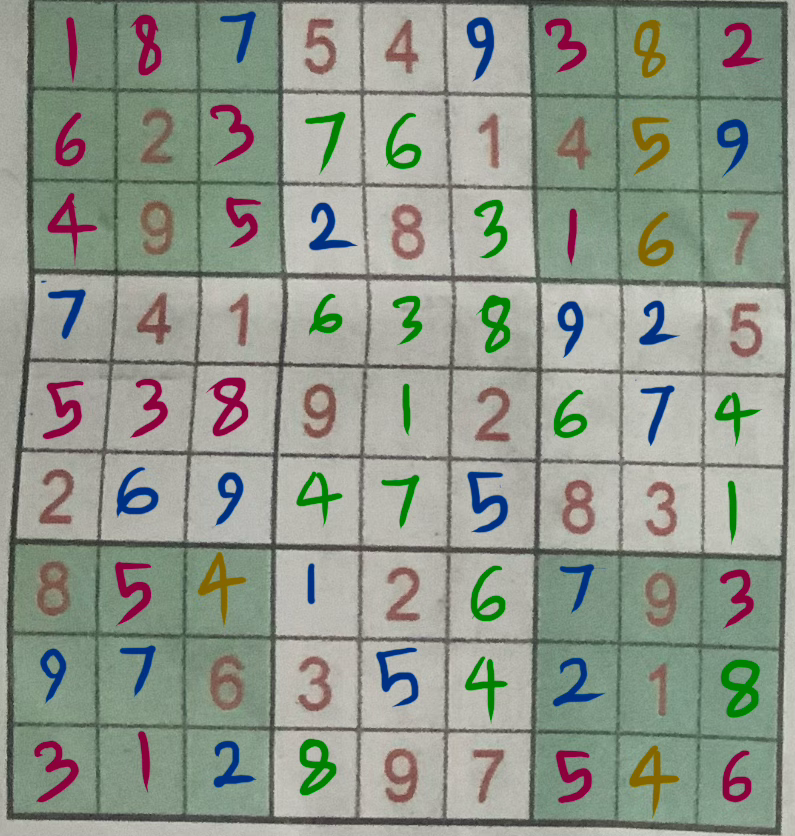
#> input picture sudoku/1.png, 795 x 836 px
$ jupyter execute --allow-errors tesseract-sudoku-verifier.ipynb
#> lines starting #> are read from the running program, lines starting #| are printed output that depends on the picture; after the words box and inside, x2 and y2 are one past the last pixel; in counts of white or black regions, pixels touching at a corner belong together
[cell 1]
import cv2
import pytesseract
import numpy as np
from matplotlib import pyplot as plt
from PIL import Image
import matplotlib.patches as patches

# Set Tesseract path if not in system PATH
pytesseract.pytesseract.tesseract_cmd = r"C:\Program Files\Tesseract-OCR\tesseract.exe"

[cell 2]
image_path = "sudoku/1.png"
actual_grid = [
    [1, 8, 7, 5, 4, 9, 3, 8, 2],
    [6, 2, 3, 7, 6, 1, 4, 5, 9],
    [4, 9, 5, 2, 8, 3, 1, 6, 7],
    [7, 4, 1, 6, 3, 8, 9, 2, 5],
    [5, 3, 8, 9, 1, 2, 6, 7, 4],
    [2, 6, 9, 4, 7, 5, 8, 3, 1],
    [8, 5, 4, 1, 2, 6, 7, 9, 3],
    [9, 7, 6, 3, 5, 4, 2, 1, 8],
    [3, 1, 2, 8, 9, 7, 5, 4, 6],
]

[cell 3]
# Load the Sudoku image
image = cv2.imread(image_path, cv2.IMREAD_GRAYSCALE)
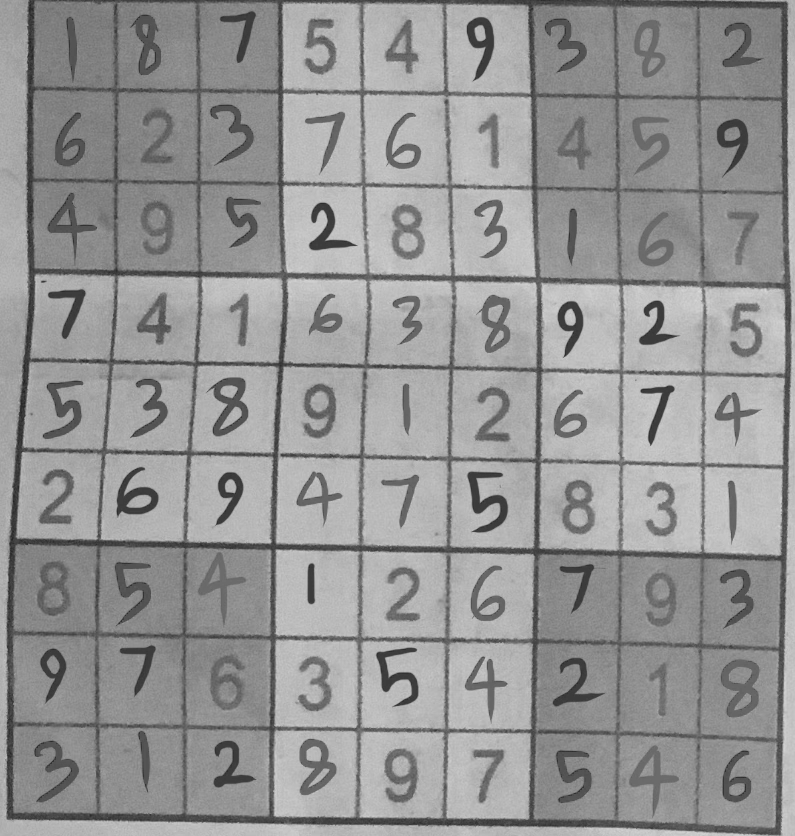
#> image: shape (836, 795); min 34, max 216, mean 148.5

# Apply preprocessing (Thresholding)
_, thresh = cv2.threshold(image, 150, 255, cv2.THRESH_BINARY_INV)
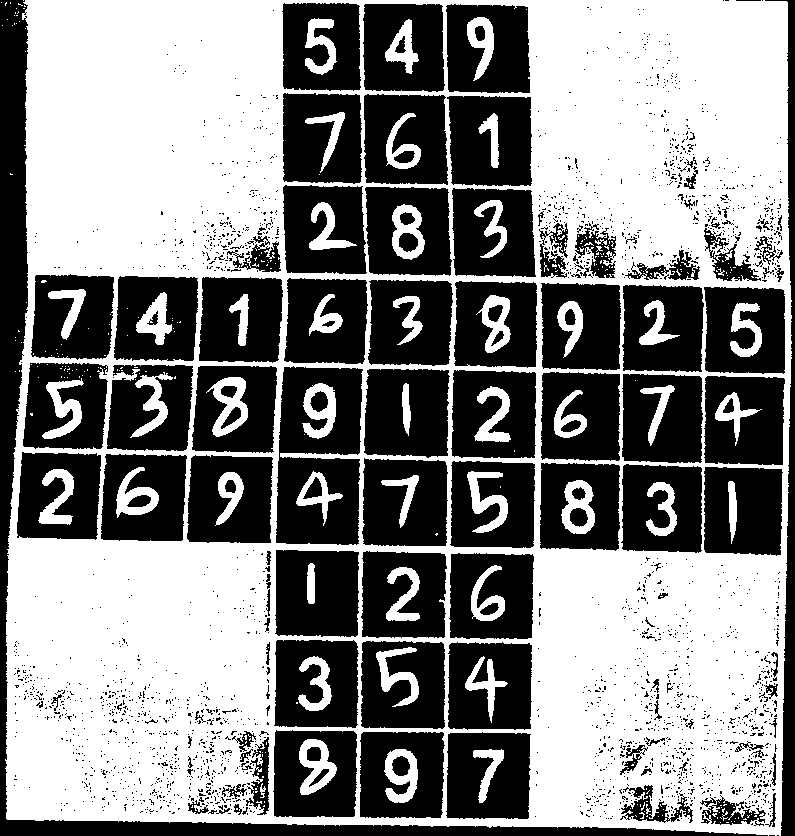
#> thresh: shape (836, 795); 52.2% white; 2310 black regions (2173 under 20 px)

# Find contours to detect grid
contours, _ = cv2.findContours(thresh, cv2.RETR_EXTERNAL, cv2.CHAIN_APPROX_SIMPLE)
#> contours = 29 contours, 28 with area under 20; largest, box (x1, y1, x2, y2) and area: (5, 0, 792, 836) 634364

# Sort contours by area and select the largest (assuming it's the grid)
contours = sorted(contours, key=cv2.contourArea, reverse=True)

# Set default width and height (in case grid detection fails)
width, height = 450, 450

# Get bounding box of the grid
sudoku_grid = None
for contour in contours:
    approx = cv2.approxPolyDP(contour, 0.02 * cv2.arcLength(contour, True), True)
    if len(approx) == 4:  # Looking for a quadrilateral (Sudoku Grid)
        sudoku_grid = approx
        break
#> this loop made 1 pass
#> sudoku_grid on pass 1: [[25, 0], [6, 818], [780, 835], [787, 2]]

# Warp perspective if necessary (To get a straight grid)
if sudoku_grid is not None:
    pts = np.array([sudoku_grid[i][0] for i in range(4)], dtype="float32")
#> pts = [[25, 0], [6, 818], [780, 835], [787, 2]]

    # Sort the points in the correct order
    def order_points(pts):
        rect = np.zeros((4, 2), dtype="float32")
        s = pts.sum(axis=1)  # Sum of x and y coordinates
#> s = [25, 824, 1615, 789]
        diff = np.diff(pts, axis=1)  # Difference (y - x)
#> diff = [-25, 812, 55, -785]

        rect[0] = pts[np.argmin(s)]  # Top-left
        rect[2] = pts[np.argmax(s)]  # Bottom-right
        rect[1] = pts[np.argmin(diff)]  # Top-right
        rect[3] = pts[np.argmax(diff)]  # Bottom-left

        return rect

    ordered_pts = order_points(pts)  # Ensure correct order
#> ordered_pts = [[25, 0], [787, 2], [780, 835], [6, 818]]
    pts_dst = np.array([[0, 0], [width, 0], [width, height], [0, height]], dtype="float32")

    # Compute transformation matrix
    M = cv2.getPerspectiveTransform(ordered_pts, pts_dst)
#> M = [[0.602, 0.014, -15.04], [-0.00147, 0.559, 0.0367], [2.36e-05, 2e-05, 1]]
    image = cv2.warpPerspective(image, M, (width, height))
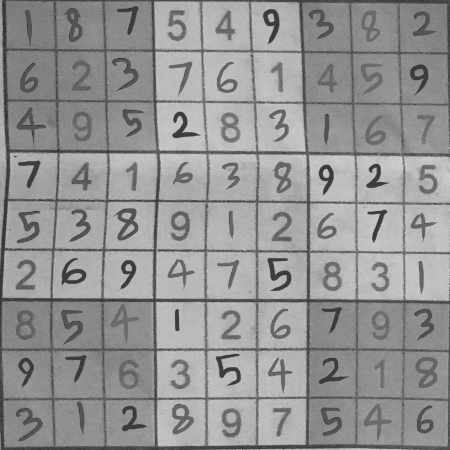
#> image: shape (450, 450); min 40, max 213, mean 147.7
else:
    image = cv2.resize(image, (width, height))  # Resize image instead if grid detection fails

plt.figure(figsize=(6,6))
plt.imshow(image, cmap='gray')
plt.axis("off")
plt.show()

[cell 4]
# [34 lines of commented-out code are left out]

[cell 5]
width, height = image.shape
#> width = 450; height = 450

cell_size = width // 9
#> cell_size = 50
sudoku_numbers = []
undetected_cnt = 0
incorrect_cnt = 0

cells = []

def isdigit(number):
    return number.isdigit() and len(number) == 1

#> (the rest of this cell did not finish here and is left out)

[cell 6]
fig, axes = plt.subplots(9, 9, figsize=(6, 6))
for ax, img in zip(axes.ravel(), cells):
    ax.imshow(img['img'], cmap='gray')
    ax.axis('off')
    height, width = img['img'].shape
    if img['undetected'] or img['incorrect']:
        rect = patches.Rectangle(
            (0, 0), width-2, height-2, linewidth=1, edgecolor='red', facecolor='none'
        )
        ax.add_patch(rect)
    if not img['undetected']:
        ax.text(
            height, width,
            img['number'],
            color='blue', fontsize=12, fontweight='normal',
            ha='center', va='center', bbox=dict(facecolor='white', alpha=0, edgecolor='none')
        )

plt.tight_layout()
plt.show()

[cell 7]
def is_valid_sudoku(grid):
    def is_unique(lst):
        """Check if a list contains unique numbers (ignoring '_')."""
        nums = [num for num in lst if num != "_"]
        return len(nums) == len(set(nums))  # Ensure no duplicates

    # Check rows
    for row in grid:
        if not is_unique(row):
            return False

    # Check columns
    for col in range(9):
        if not is_unique([grid[row][col] for row in range(9)]):
            return False

    # Check 3x3 subgrids
    for box_row in range(0, 9, 3):
        for box_col in range(0, 9, 3):
            subgrid = [
                grid[r][c]
                for r in range(box_row, box_row + 3)
                for c in range(box_col, box_col + 3)
            ]
            if not is_unique(subgrid):
                return False

    return True

for row in sudoku_numbers:
    print(" ".join(row))

# Verify Sudoku
#> (the rest of this cell did not finish here and is left out)

$ run again, with sudoku/2.png copied over sudoku/1.png
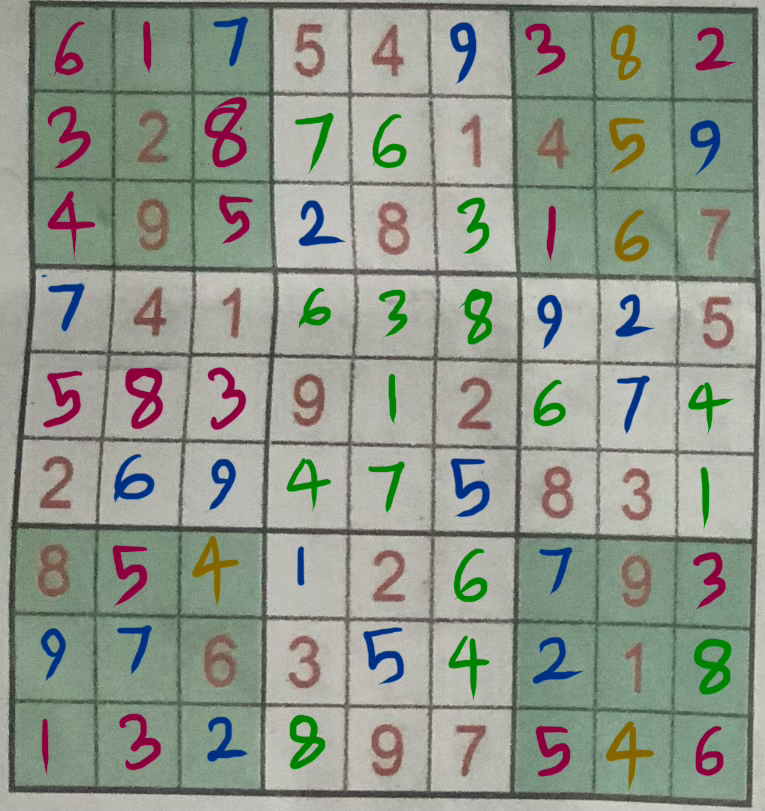
#> input picture sudoku/2.png, 765 x 811 px
#> `_, thresh = cv2.threshold(image, 150, 255, cv2.THRESH_BINARY_INV)`:
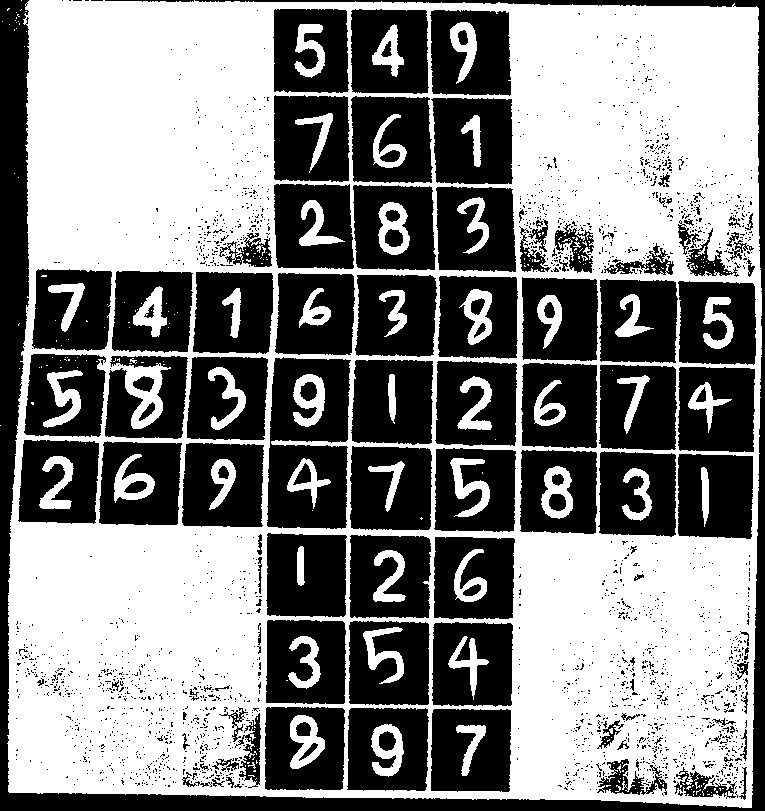
#> thresh: shape (811, 765); 51.9% white; 2238 black regions (2108 under 20 px)
#> contours = 24 contours, 23 with area under 20; largest, box (x1, y1, x2, y2) and area: (7, 0, 762, 808) 586276
#> the loop `for contour in contours:` made 1 pass
#> sudoku_grid on pass 1: [[29, 0], [8, 791], [751, 807], [758, 8]]
#> pts = [[29, 0], [8, 791], [751, 807], [758, 8]]
#> s = [29, 799, 1558, 766]
#> diff = [-29, 783, 56, -750]
#> ordered_pts = [[29, 0], [758, 8], [751, 807], [8, 791]]
#> M = [[0.623, 0.0165, -18.08], [-0.00636, 0.58, 0.185], [1.31e-05, 2.48e-05, 1]]
#> `image = cv2.warpPerspective(image, M, (width, height))`:
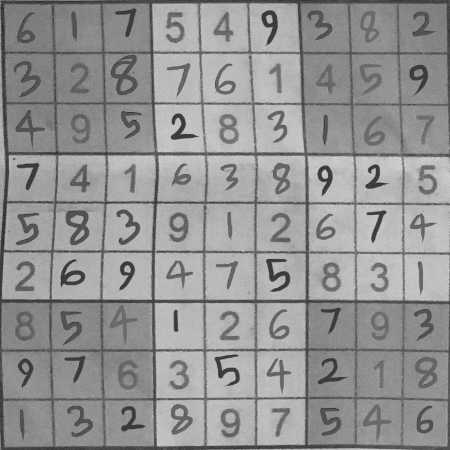
#> image: shape (450, 450); min 37, max 211, mean 147.3

$ run again, with sudoku/3.jpg saved as sudoku/1.png
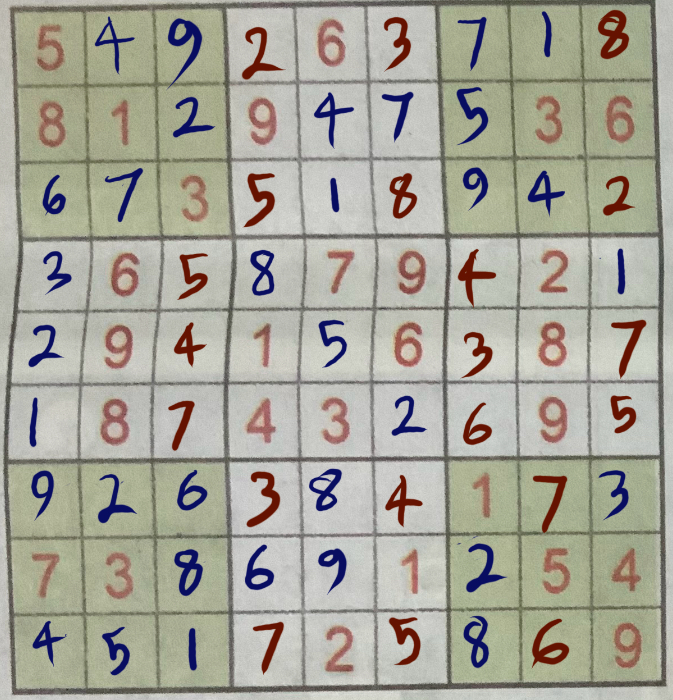
#> input picture sudoku/3.jpg, 673 x 700 px
#> `_, thresh = cv2.threshold(image, 150, 255, cv2.THRESH_BINARY_INV)`:
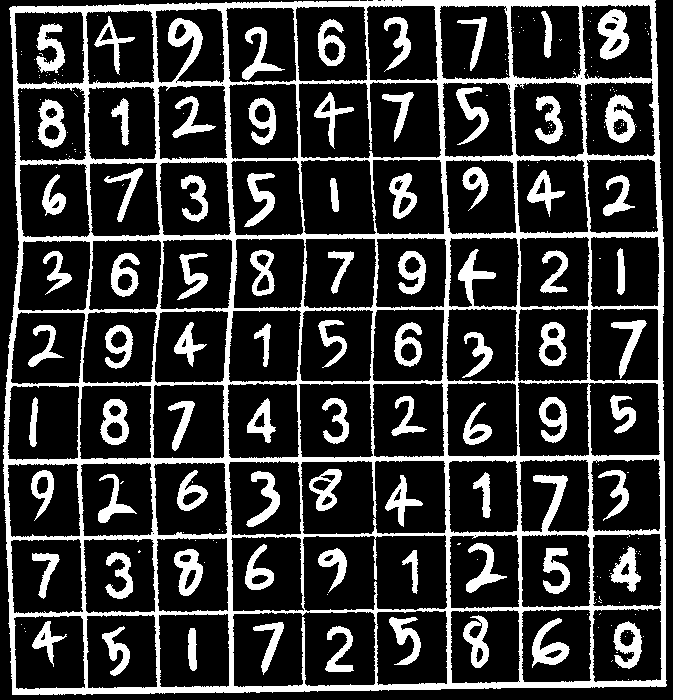
#> thresh: shape (700, 673); 21.8% white; 231 white regions (152 under 20 px)
#> contours = 1 contour; box (x1, y1, x2, y2) and area: (3, 0, 667, 695) 448054
#> the loop `for contour in contours:` made 1 pass
#> sudoku_grid on pass 1: [[655, 0], [9, 8], [12, 694], [666, 685]]
#> pts = [[655, 0], [9, 8], [12, 694], [666, 685]]
#> s = [655, 17, 706, 1351]
#> diff = [-655, -1, 682, 19]
#> ordered_pts = [[9, 8], [655, 0], [666, 685], [12, 694]]
#> M = [[0.696, -0.00304, -6.24], [0.00822, 0.664, -5.39], [-1.78e-06, 1.81e-05, 1]]
#> `image = cv2.warpPerspective(image, M, (width, height))`:
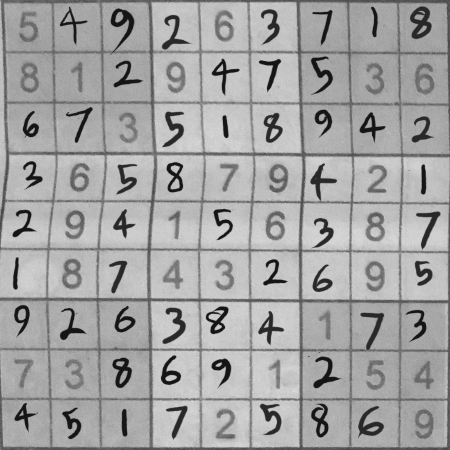
#> image: shape (450, 450); min 19, max 218, mean 163.2

$ run again, with sudoku/4.jpg saved as sudoku/1.png
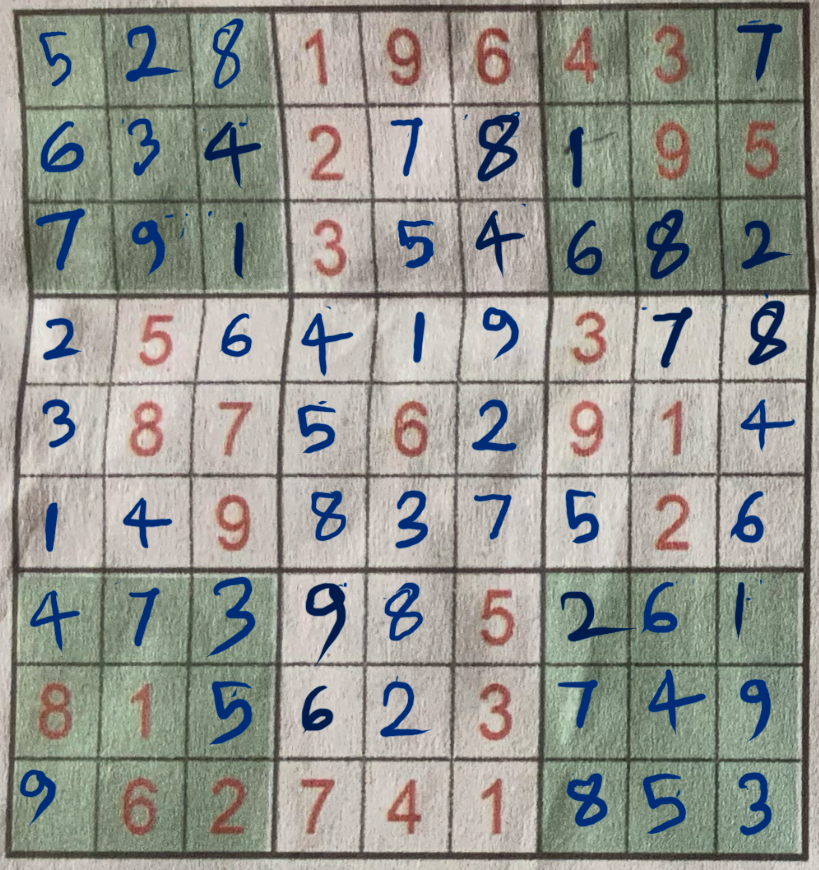
#> input picture sudoku/4.jpg, 819 x 870 px
#> `_, thresh = cv2.threshold(image, 150, 255, cv2.THRESH_BINARY_INV)`:
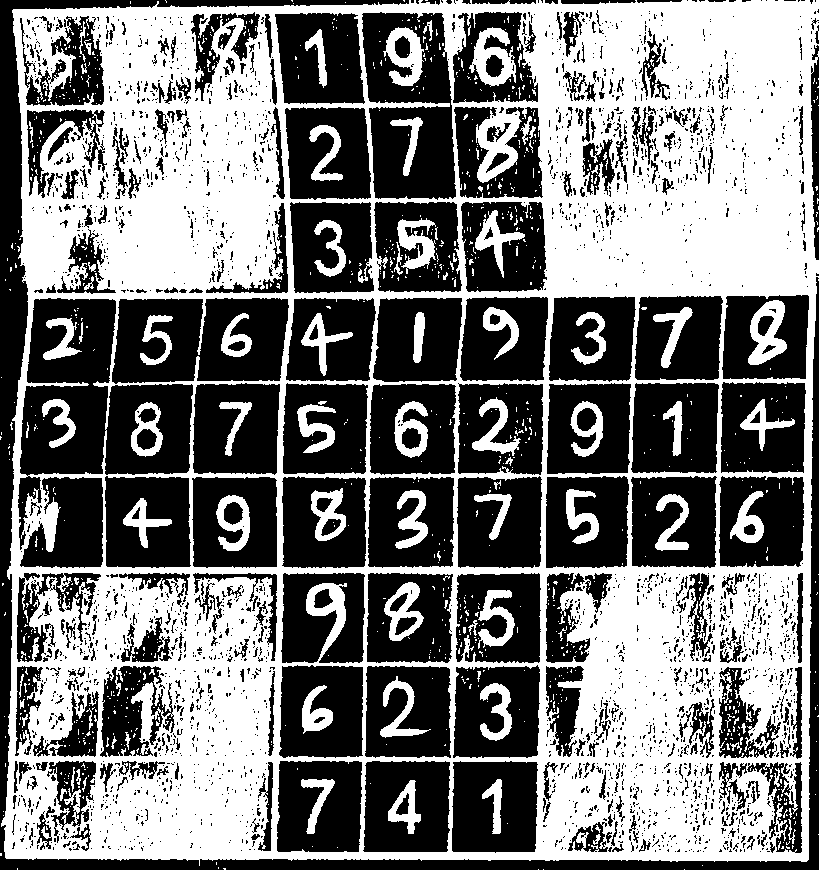
#> thresh: shape (870, 819); 47.2% white; 1095 white regions (997 under 20 px)
#> contours = 73 contours, 72 with area under 20; largest, box (x1, y1, x2, y2) and area: (1, 0, 819, 866) 680274
#> the loop `for contour in contours:` made 1 pass
#> sudoku_grid on pass 1: [[13, 9], [5, 857], [806, 861], [818, 0]]
#> pts = [[13, 9], [5, 857], [806, 861], [818, 0]]
#> s = [22, 862, 1667, 818]
#> diff = [-4, 852, 55, -818]
#> ordered_pts = [[13, 9], [818, 0], [806, 861], [5, 857]]
#> M = [[0.568, 0.00536, -7.43], [0.00591, 0.528, -4.83], [1.9e-05, -5.42e-06, 1]]
#> `image = cv2.warpPerspective(image, M, (width, height))`:
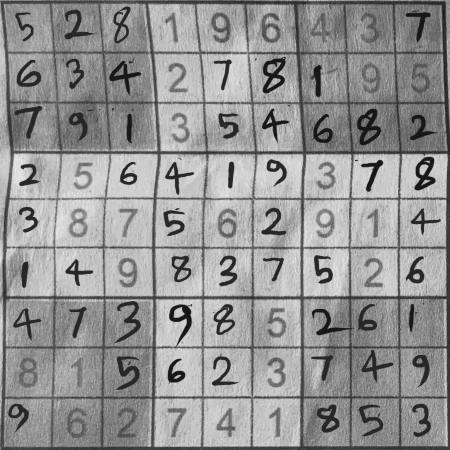
#> image: shape (450, 450); min 22, max 232, mean 147.3
